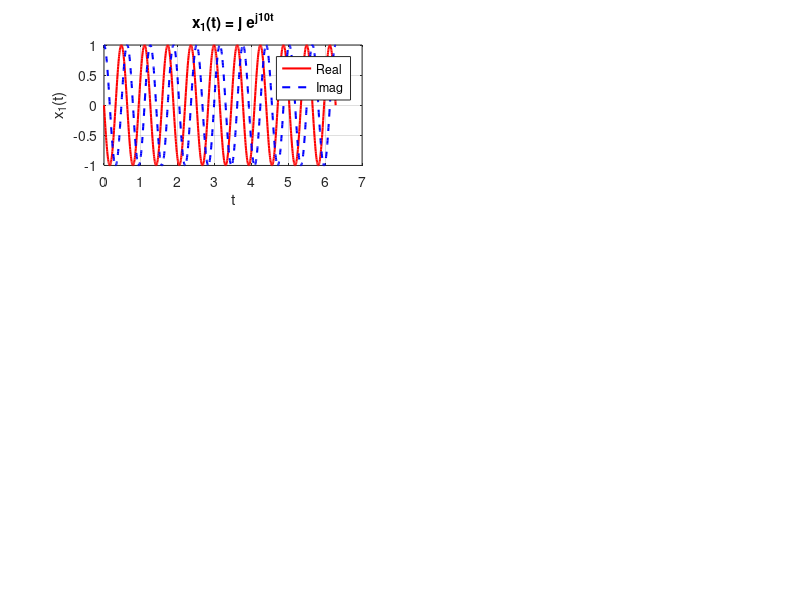
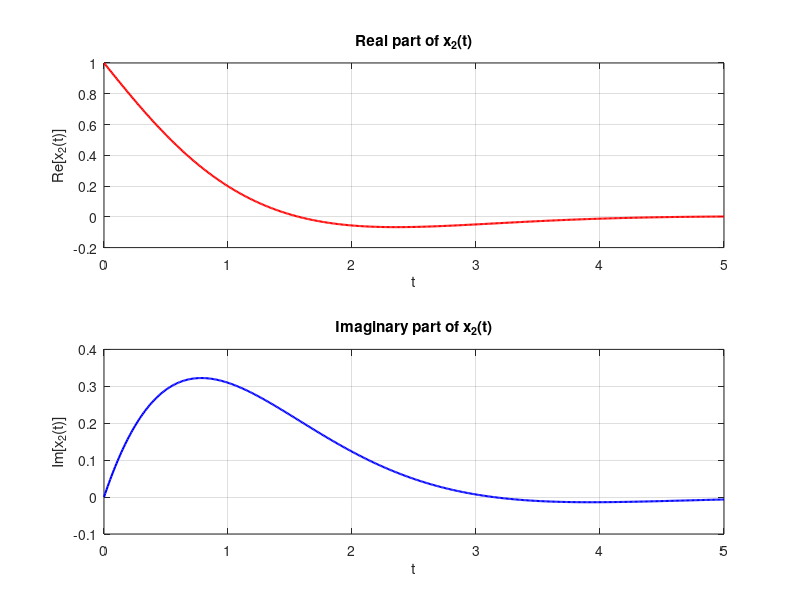
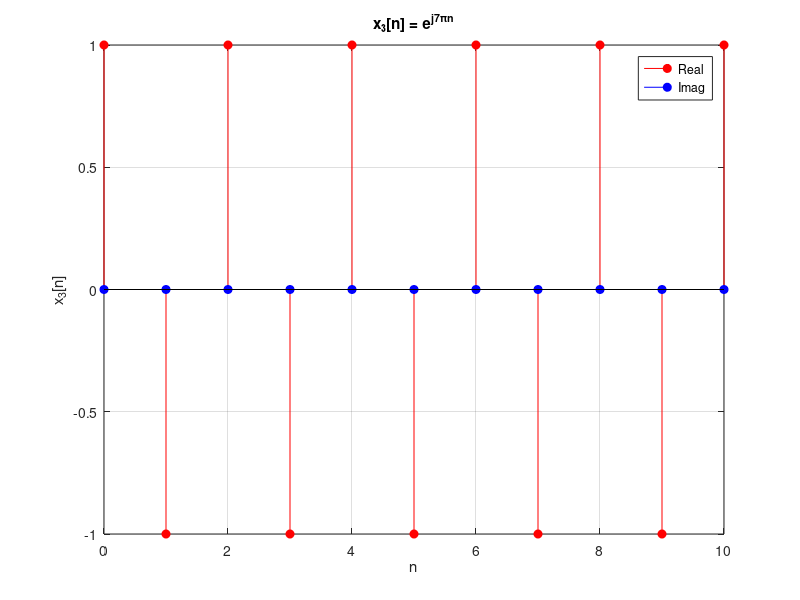
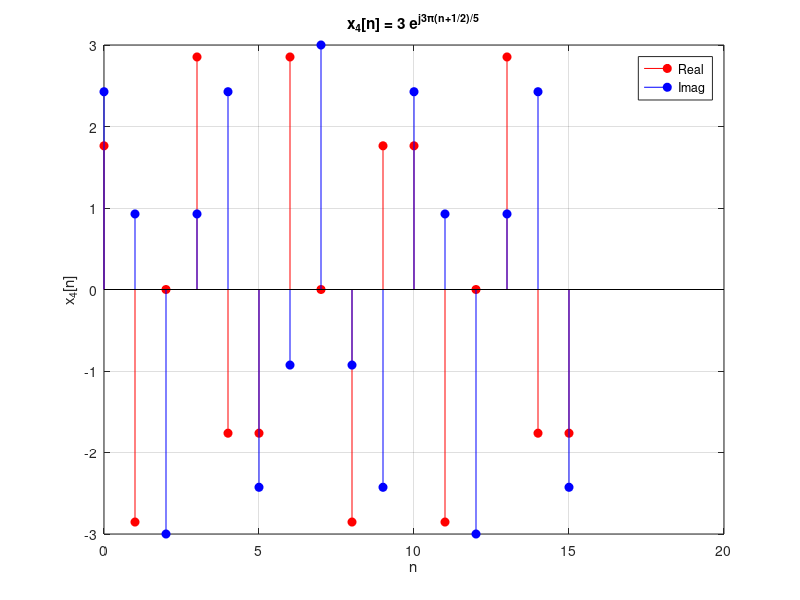

Recreate these plots in MATLAB, in order.
% ==================================================
% 週期性訊號分析 - 使用 Octave 模擬與繪圖
% ==================================================

close all;
clear all;

%% ========== (a) x1(t) = j * exp(j*10*t) = j * cos(10t) + j^2 sin(10t) = j*cos(10t) - sin(10t)
% 即：x1(t) = -sin(10t) + j*cos(10t)
% 這是純虛數振盪，頻率 ω = 10 rad/s
% 週期：T0 = 2π / 10 = π/5 ≈ 0.628

figure(1);
subplot(3,2,1);
t = linspace(0, 2*pi, 1000);  % 足夠長以觀察週期
x1 = 1j * exp(1j*10*t);
plot(t, real(x1), 'r', 'LineWidth', 1.5); hold on;
plot(t, imag(x1), 'b--', 'LineWidth', 1.5);
legend('Real', 'Imag');
title('x_1(t) = j e^{j10t}');
xlabel('t');
ylabel('x_1(t)');
grid on;
hold off;

fprintf('\n(a) x_1(t) = j e^{j10t}\n');
fprintf('   週期性：是\n');
fprintf('   基本週期 T_0 = 2π/10 = %.4f\n', 2*pi/10);

%% ========== (b) x2(t) = exp((-1 + j)t) = e^{-t} * e^{jt}
% 實部：e^{-t}cos(t)，虛部：e^{-t}sin(t)
% 因為有 e^{-t} → 指數衰減，不會重複 → 不週期！

figure(2);
t = 0:0.01:5;
x2 = exp((-1 + 1j)*t);
subplot(2,1,1);
plot(t, real(x2), 'r', 'LineWidth', 1.5);
title('Real part of x_2(t)');
xlabel('t');
ylabel('Re[x_2(t)]');
grid on;

subplot(2,1,2);
plot(t, imag(x2), 'b', 'LineWidth', 1.5);
title('Imaginary part of x_2(t)');
xlabel('t');
ylabel('Im[x_2(t)]');
grid on;

fprintf('(b) x_2(t) = e^{(-1+j)t}\n');
fprintf('   週期性：否\n');
fprintf('   原因：有衰減因子 e^{-t}，非週期\n');

%% ========== (c) x3[n] = e^{j7πn}
% ω₀ = 7π
% 檢查是否週期：ω₀ / (2π) = 7π / 2π = 7/2 = 3.5 → 有理數 → 是週期
% 找最小 N 使得 7π N = 2π k ⇒ 7N = 2k ⇒ N = 2k/7
% 最小整數 N：令 k=7 → N=2 → 檢查：7π×2 = 14π = 2π×7 → 成立
% 故基本週期 N₀ = 2

n_c = 0:10;
x3 = exp(1j*7*pi*n_c);
figure(3);
stem(n_c, real(x3), 'r', 'filled');
hold on;
stem(n_c, imag(x3), 'b', 'filled');
legend('Real', 'Imag');
title('x_3[n] = e^{j7πn}');
xlabel('n');
ylabel('x_3[n]');
grid on;
hold off;

fprintf('(c) x_3[n] = e^{j7πn}\n');
fprintf('   週期性：是\n');
fprintf('   基本週期 N_0 = 2\n');

%% ========== (d) x4[n] = 3 e^{j3π(n + 1/2)/5} = 3 e^{j3πn/5 + j3π/10}
% 化簡：x4[n] = 3 e^{j3π/10} e^{j3πn/5}
% 由於常數相位不影響週期性，只看 e^{j3πn/5}
% ω₀ = 3π/5
% ω₀/(2π) = (3π/5)/(2π) = 3/10 → 有理數 → 是週期
% 找最小 N 使得 (3π/5)N = 2πk ⇒ 3N/5 = 2k ⇒ 3N = 10k
% 最小整數解：k=3, N=10 → 3×10 = 10×3 → 成立
% 故基本週期 N₀ = 10

n_d = 0:15;
x4 = 3 * exp(1j * 3*pi*(n_d + 0.5)/5);
figure(4);
stem(n_d, real(x4), 'r', 'filled');
hold on;
stem(n_d, imag(x4), 'b', 'filled');
legend('Real', 'Imag');
title('x_4[n] = 3 e^{j3π(n+1/2)/5}');
xlabel('n');
ylabel('x_4[n]');
grid on;
hold off;

fprintf('(d) x_4[n] = 3 e^{j3π(n+1/2)/5}\n');
fprintf('   週期性：是\n');
fprintf('   基本週期 N_0 = 10\n');

%% ========== (e) x5[n] = 3 e^{j3(5n + 1/2)} = 3 e^{j15n + j3/2}
% = 3 e^{j3/2} e^{j15n}
% ω₀ = 15 rad
% ω₀/(2π) = 15/(2π) ≈ 2.387 → 無理數？但注意：離散時訊號週期性取決於 ω₀ 是否為 2π 的有理倍數
% ω₀ = 15 → ω₀/(2π) = 15/(2π) → 無理數 → 不週期！

% 檢查：是否存在 N 使得 15N = 2πk？→ 除非 k/N = 15/(2π)，但 15/(2π) 是無理數 → 不可能
% 所以不是週期！

n_e = 0:15;
x5 = 3 * exp(1j * 3*(5*n_e + 0.5));
figure(5);
stem(n_e, real(x5), 'r', 'filled');
hold on;
stem(n_e, imag(x5), 'b', 'filled');
legend('Real', 'Imag');
title('x_5[n] = 3 e^{j3(5n+1/2)}');
xlabel('n');
ylabel('x_5[n]');
grid on;
hold off;

fprintf('(e) x_5[n] = 3 e^{j3(5n+1/2)}\n');
fprintf('   週期性：否\n');
fprintf('   原因：ω₀ = 15 rad，ω₀/(2π) = 15/(2π) 是無理數 → 不週期\n');

%% ======== 最終總結 ========
fprintf('\n================== 總結 ==================\n');
fprintf('(a) x_1(t): 是週期，T_0 = %.4f\n', 2*pi/10);
fprintf('(b) x_2(t): 否，因有衰減項 e^{-t}\n');
fprintf('(c) x_3[n]: 是週期，N_0 = 2\n');
fprintf('(d) x_4[n]: 是週期，N_0 = 10\n');
fprintf('(e) x_5[n]: 否，因 ω₀/(2π) = 15/(2π) 無理數\n');
